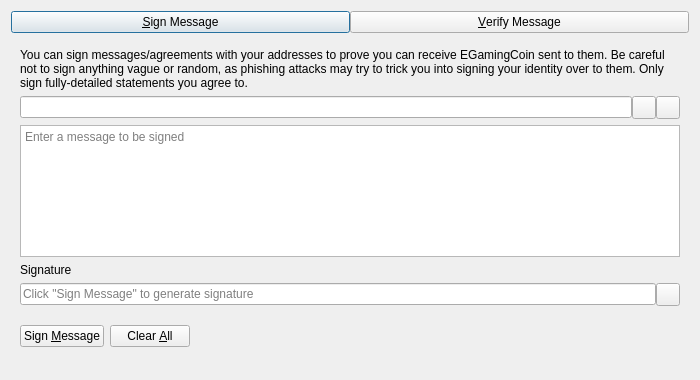
<?xml version="1.0" encoding="UTF-8"?>
<ui version="4.0">
 <class>SignVerifyMessageDialog</class>
 <widget class="QDialog" name="SignVerifyMessageDialog">
  <property name="geometry">
   <rect>
    <x>0</x>
    <y>0</y>
    <width>700</width>
    <height>380</height>
   </rect>
  </property>
  <property name="windowTitle">
   <string>Signatures - Sign / Verify a Message</string>
  </property>
  <property name="modal">
   <bool>true</bool>
  </property>
  <layout class="QVBoxLayout" name="verticalLayout">
   <item>
    <layout class="QHBoxLayout" name="horizontalLayout_Buttons_2">
     <property name="spacing">
      <number>0</number>
     </property>
     <property name="topMargin">
      <number>0</number>
     </property>
     <item>
      <widget class="QPushButton" name="btnSignMessage">
       <property name="text">
        <string>&amp;Sign Message</string>
       </property>
       <property name="checkable">
        <bool>true</bool>
       </property>
      </widget>
     </item>
     <item>
      <widget class="QPushButton" name="btnVerifyMessage">
       <property name="text">
        <string>&amp;Verify Message</string>
       </property>
       <property name="checkable">
        <bool>true</bool>
       </property>
      </widget>
     </item>
    </layout>
   </item>
   <item>
    <widget class="QStackedWidget" name="stackedWidgetSig">
     <property name="minimumSize">
      <size>
       <width>0</width>
       <height>0</height>
      </size>
     </property>
     <property name="currentIndex">
      <number>0</number>
     </property>
     <widget class="QWidget" name="pageSignMessage">
      <layout class="QVBoxLayout" name="verticalLayout_SM">
       <item>
        <widget class="QLabel" name="infoLabel_SM">
         <property name="text">
          <string>You can sign messages/agreements with your addresses to prove you can receive EGamingCoin sent to them. Be careful not to sign anything vague or random, as phishing attacks may try to trick you into signing your identity over to them. Only sign fully-detailed statements you agree to.</string>
         </property>
         <property name="textFormat">
          <enum>Qt::PlainText</enum>
         </property>
         <property name="wordWrap">
          <bool>true</bool>
         </property>
        </widget>
       </item>
       <item>
        <layout class="QHBoxLayout" name="horizontalLayout_1_SM">
         <property name="spacing">
          <number>0</number>
         </property>
         <item>
          <widget class="QValidatedLineEdit" name="addressIn_SM">
           <property name="toolTip">
            <string>The EGamingCoin address to sign the message with</string>
           </property>
          </widget>
         </item>
         <item>
          <widget class="QToolButton" name="addressBookButton_SM">
           <property name="toolTip">
            <string>Choose previously used address</string>
           </property>
           <property name="text">
            <string/>
           </property>
           <property name="shortcut">
            <string>Alt+A</string>
           </property>
          </widget>
         </item>
         <item>
          <widget class="QToolButton" name="pasteButton_SM">
           <property name="toolTip">
            <string>Paste address from clipboard</string>
           </property>
           <property name="text">
            <string/>
           </property>
           <property name="shortcut">
            <string>Alt+P</string>
           </property>
          </widget>
         </item>
        </layout>
       </item>
       <item>
        <widget class="QPlainTextEdit" name="messageIn_SM">
         <property name="toolTip">
          <string>Enter the message you want to sign here</string>
         </property>
         <property name="placeholderText">
          <string>Enter a message to be signed</string>
         </property>
        </widget>
       </item>
       <item>
        <widget class="QLabel" name="signatureLabel_SM">
         <property name="text">
          <string>Signature</string>
         </property>
         <property name="textFormat">
          <enum>Qt::PlainText</enum>
         </property>
        </widget>
       </item>
       <item>
        <layout class="QHBoxLayout" name="horizontalLayout_2_SM">
         <property name="spacing">
          <number>0</number>
         </property>
         <item>
          <widget class="QLineEdit" name="signatureOut_SM">
           <property name="placeholderText">
            <string>Click "Sign Message" to generate signature</string>
           </property>
           <property name="readOnly">
            <bool>true</bool>
           </property>
          </widget>
         </item>
         <item>
          <widget class="QToolButton" name="copySignatureButton_SM">
           <property name="toolTip">
            <string>Copy the current signature to the system clipboard</string>
           </property>
           <property name="text">
            <string/>
           </property>
          </widget>
         </item>
        </layout>
       </item>
       <item>
        <layout class="QHBoxLayout" name="horizontalLayout_3_SM">
         <item>
          <widget class="QPushButton" name="signMessageButton_SM">
           <property name="toolTip">
            <string>Sign the message to prove you own this EGamingCoin address</string>
           </property>
           <property name="text">
            <string>Sign &amp;Message</string>
           </property>
           <property name="autoDefault">
            <bool>false</bool>
           </property>
          </widget>
         </item>
         <item>
          <widget class="QPushButton" name="clearButton_SM">
           <property name="toolTip">
            <string>Reset all sign message fields</string>
           </property>
           <property name="text">
            <string>Clear &amp;All</string>
           </property>
           <property name="autoDefault">
            <bool>false</bool>
           </property>
          </widget>
         </item>
         <item>
          <spacer name="horizontalSpacer_1_SM">
           <property name="orientation">
            <enum>Qt::Horizontal</enum>
           </property>
           <property name="sizeHint" stdset="0">
            <size>
             <width>40</width>
             <height>48</height>
            </size>
           </property>
          </spacer>
         </item>
         <item>
          <widget class="QLabel" name="statusLabel_SM">
           <property name="text">
            <string/>
           </property>
           <property name="wordWrap">
            <bool>true</bool>
           </property>
          </widget>
         </item>
         <item>
          <spacer name="horizontalSpacer_2_SM">
           <property name="orientation">
            <enum>Qt::Horizontal</enum>
           </property>
           <property name="sizeHint" stdset="0">
            <size>
             <width>40</width>
             <height>48</height>
            </size>
           </property>
          </spacer>
         </item>
        </layout>
       </item>
      </layout>
     </widget>
     <widget class="QWidget" name="pageVerifyMessage">
      <layout class="QVBoxLayout" name="verticalLayout_VM">
       <item>
        <widget class="QLabel" name="infoLabel_VM">
         <property name="text">
          <string>Enter the receiver's address, message (ensure you copy line breaks, spaces, tabs, etc. exactly) and signature below to verify the message. Be careful not to read more into the signature than what is in the signed message itself, to avoid being tricked by a man-in-the-middle attack. Note that this only proves the signing party receives with the address, it cannot prove sendership of any transaction!</string>
         </property>
         <property name="textFormat">
          <enum>Qt::PlainText</enum>
         </property>
         <property name="alignment">
          <set>Qt::AlignLeading|Qt::AlignLeft|Qt::AlignTop</set>
         </property>
         <property name="wordWrap">
          <bool>true</bool>
         </property>
        </widget>
       </item>
       <item>
        <layout class="QHBoxLayout" name="horizontalLayout_1_VM">
         <property name="spacing">
          <number>0</number>
         </property>
         <item>
          <widget class="QValidatedLineEdit" name="addressIn_VM">
           <property name="toolTip">
            <string>The EGamingCoin address the message was signed with</string>
           </property>
          </widget>
         </item>
         <item>
          <widget class="QToolButton" name="addressBookButton_VM">
           <property name="toolTip">
            <string>Choose previously used address</string>
           </property>
           <property name="text">
            <string/>
           </property>
           <property name="shortcut">
            <string>Alt+A</string>
           </property>
          </widget>
         </item>
        </layout>
       </item>
       <item>
        <widget class="QPlainTextEdit" name="messageIn_VM">
          <property name="toolTip">
            <string>The signed message to verify</string>
          </property>
          <property name="placeholderText">
            <string>Enter a message to be verified</string>
          </property>
        </widget>
       </item>
       <item>
        <widget class="QValidatedLineEdit" name="signatureIn_VM">
          <property name="toolTip">
            <string>The signature given when the message was signed</string>
          </property>
          <property name="placeholderText">
            <string>Enter a signature for the message to be verified</string>
          </property>
        </widget>
       </item>
       <item>
        <layout class="QHBoxLayout" name="horizontalLayout_2_VM">
         <item>
          <widget class="QPushButton" name="verifyMessageButton_VM">
           <property name="toolTip">
            <string>Verify the message to ensure it was signed with the specified EGamingCoin address</string>
           </property>
           <property name="text">
            <string>Verify &amp;Message</string>
           </property>
           <property name="autoDefault">
            <bool>false</bool>
           </property>
          </widget>
         </item>
         <item>
          <widget class="QPushButton" name="clearButton_VM">
           <property name="toolTip">
            <string>Reset all verify message fields</string>
           </property>
           <property name="text">
            <string>Clear &amp;All</string>
           </property>
           <property name="autoDefault">
            <bool>false</bool>
           </property>
          </widget>
         </item>
         <item>
          <spacer name="horizontalSpacer_1_VM">
           <property name="orientation">
            <enum>Qt::Horizontal</enum>
           </property>
           <property name="sizeHint" stdset="0">
            <size>
             <width>40</width>
             <height>48</height>
            </size>
           </property>
          </spacer>
         </item>
         <item>
          <widget class="QLabel" name="statusLabel_VM">
           <property name="text">
            <string/>
           </property>
           <property name="wordWrap">
            <bool>true</bool>
           </property>
          </widget>
         </item>
         <item>
          <spacer name="horizontalSpacer_2_VM">
           <property name="orientation">
            <enum>Qt::Horizontal</enum>
           </property>
           <property name="sizeHint" stdset="0">
            <size>
             <width>40</width>
             <height>48</height>
            </size>
           </property>
          </spacer>
         </item>
        </layout>
       </item>
      </layout>
     </widget>
    </widget>
   </item>
  </layout>
 </widget>
 <customwidgets>
  <customwidget>
   <class>QValidatedLineEdit</class>
   <extends>QLineEdit</extends>
   <header>qt/qvalidatedlineedit.h</header>
  </customwidget>
 </customwidgets>
 <resources>
  <include location="../egamingcoin.qrc"/>
 </resources>
 <connections/>
</ui>
